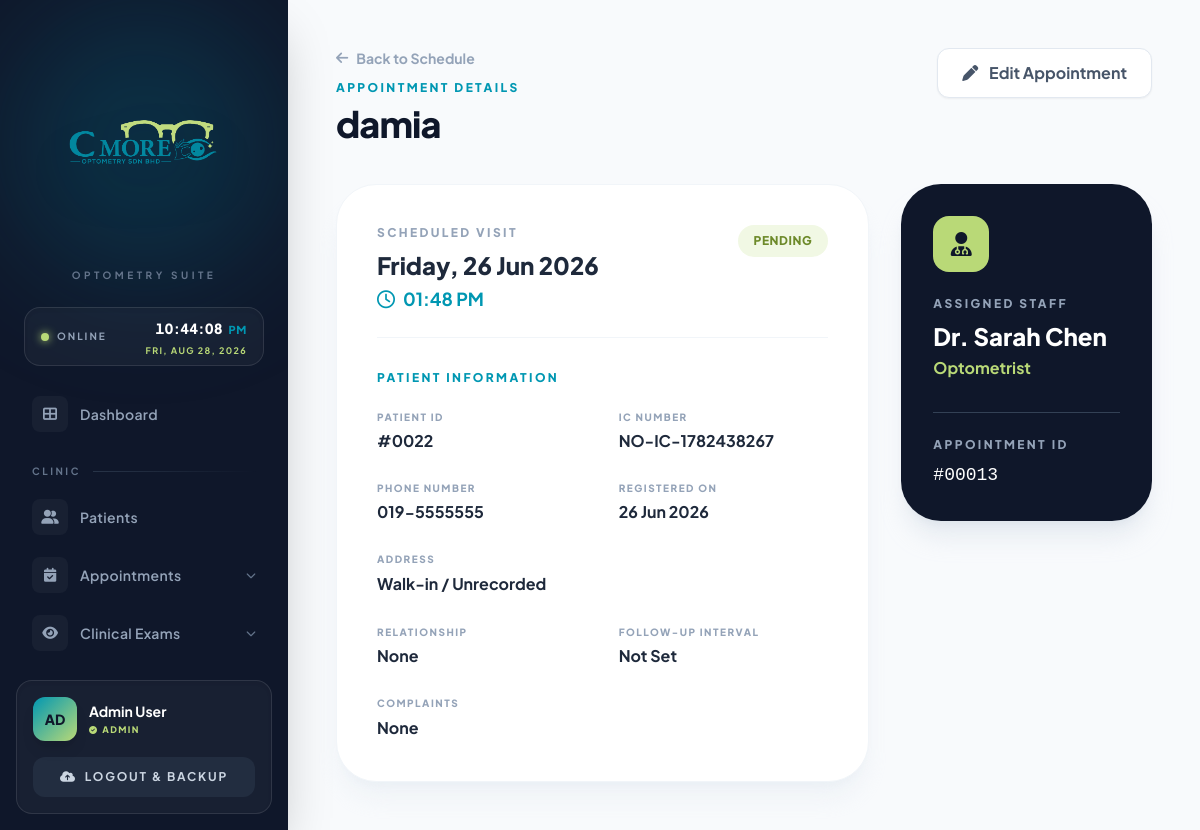
The page /appointment_view.php?id=13 (signed in) on the database as committed earlier.
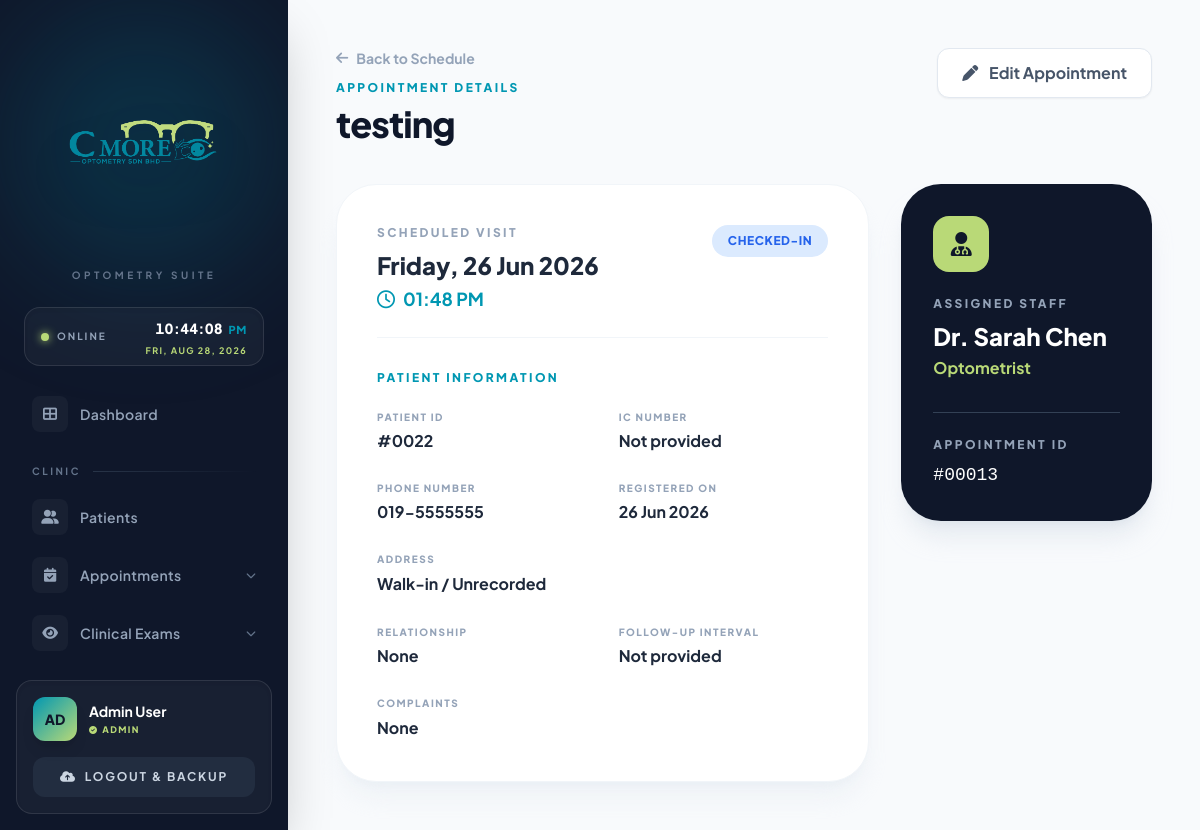
The same page on the database as committed later.
### tables this page shows
CREATE TABLE `appointment` (
  `APPOINTMENT_ID` int(11) NOT NULL AUTO_INCREMENT,
  `PATIENT_ID` int(11) NOT NULL,
  `STAFF_ID` int(11) NOT NULL,
  `APPOINTMENT_DATETIME` datetime NOT NULL,
  `STATUS` varchar(50) DEFAULT 'Scheduled',
  PRIMARY KEY (`APPOINTMENT_ID`),
  KEY `fk_appt_patient` (`PATIENT_ID`),
  KEY `fk_appt_staff` (`STAFF_ID`),
  CONSTRAINT `fk_appt_patient` FOREIGN KEY (`PATIENT_ID`) REFERENCES `patient` (`PATIENT_ID`) ON DELETE CASCADE,
  CONSTRAINT `fk_appt_staff` FOREIGN KEY (`STAFF_ID`) REFERENCES `user` (`USER_ID`) ON DELETE CASCADE
);

CREATE TABLE `patient` (
  `PATIENT_ID` int(11) NOT NULL AUTO_INCREMENT,
  `NAME` varchar(100) NOT NULL,
  `IC_NUMBER` varchar(20) DEFAULT NULL,
  `PHONE_NUMBER` varchar(20) DEFAULT NULL,
  `ADDRESS` text DEFAULT NULL,
  `REGISTRATION_DATE` date NOT NULL,
  `CONNECTION_RELATIONSHIP` varchar(100) DEFAULT NULL,
  `FOLLOW_UP_INTERVAL` varchar(50) DEFAULT NULL,
  `COMPLAINTS` text DEFAULT NULL,
  PRIMARY KEY (`PATIENT_ID`),
  UNIQUE KEY `IC_NUMBER` (`IC_NUMBER`)
);

CREATE TABLE `user` (
  `USER_ID` int(11) NOT NULL AUTO_INCREMENT,
  `NAME` varchar(100) NOT NULL,
  `EMAIL` varchar(100) NOT NULL,
  `PASSWORD` varchar(255) NOT NULL,
  `ROLE` varchar(50) NOT NULL,
  `FIRST_LOGIN_OTP` tinyint(1) DEFAULT 1,
  PRIMARY KEY (`USER_ID`),
  UNIQUE KEY `EMAIL` (`EMAIL`)
);

### appointment_view.php (the view, shortened to what the changed rows need)
<?php
include('config.php');
$id = isset($_GET['id']) ? mysqli_real_escape_string($conn, $_GET['id']) : '';
$sql = "SELECT A.*, P.NAME AS PATIENT_NAME, P.IC_NUMBER, P.PHONE_NUMBER, P.ADDRESS,
               P.REGISTRATION_DATE, P.CONNECTION_RELATIONSHIP, P.FOLLOW_UP_INTERVAL,
               P.COMPLAINTS, U.NAME AS STAFF_NAME, U.ROLE AS STAFF_ROLE
        FROM APPOINTMENT A
        JOIN PATIENT P ON A.PATIENT_ID = P.PATIENT_ID
        LEFT JOIN USER U ON A.STAFF_ID = U.USER_ID
        WHERE A.APPOINTMENT_ID = '$id'";
$res = mysqli_query($conn, $sql);
$appointment = $res ? mysqli_fetch_assoc($res) : null;
$status = (empty($appointment['STATUS']) || $appointment['STATUS'] === 'Scheduled')
    ? 'Pending'
    : $appointment['STATUS'];
if ($status === 'Completed') {
    $status_class = 'bg-slate-100 text-slate-500';
} elseif ($status === 'Checked-In') {
    $status_class = 'bg-blue-100 text-blue-600';
} elseif ($status === 'Cancelled') {
    $status_class = 'bg-red-100 text-red-600';
} else {
    $status_class = 'bg-[#B9D977]/20 text-[#6d8a2a]';
}
function display_value($value) {
    return !empty($value) ? htmlspecialchars($value) : 'Not provided';
}
?>
<!DOCTYPE html>
<html lang="en">
<head>
    <script src="https://cdn.tailwindcss.com"></script>
    <link rel="stylesheet" href="https://cdnjs.cloudflare.com/ajax/libs/font-awesome/6.0.0/css/all.min.css">
</head>
<body class="bg-[#f8fafc] flex min-h-screen text-slate-900">
    <?php include('sidebar.php'); ?>
    <main class="flex-1 ml-72 p-12">
        <header class="flex justify-between items-start mb-10">
            <div>
                <a href="appointment.php" class="text-slate-400 text-sm font-bold hover:text-[#0097B2] transition flex items-center mb-3">
                    <i class="fa-solid fa-arrow-left mr-2"></i> Back to Schedule
                </a>
                <p class="text-xs font-black uppercase tracking-[0.2em] text-[#0097B2]">Appointment Details</p>
                <h1 class="text-4xl font-extrabold text-slate-900 tracking-tight mt-2"><?php echo display_value($appointment['PATIENT_NAME']); ?></h1>
            </div>
        </header>
        <div class="grid grid-cols-1 lg:grid-cols-3 gap-8">
            <section class="lg:col-span-2 bg-white p-10 rounded-[2.5rem] border border-slate-100 shadow-xl shadow-slate-200/40">
                <div class="flex justify-between items-start border-b border-slate-100 pb-6 mb-8">
                    <div>
                        <p class="text-xs font-black uppercase tracking-[0.2em] text-slate-400">Scheduled Visit</p>
                        <p class="text-2xl font-extrabold text-slate-800 mt-2"><?php echo date('l, d M Y', strtotime($appointment['APPOINTMENT_DATETIME'])); ?></p>
                        <p class="text-lg font-bold text-[#0097B2] mt-1"><i class="fa-regular fa-clock mr-2"></i><?php echo date('h:i A', strtotime($appointment['APPOINTMENT_DATETIME'])); ?></p>
                    </div>
                    <span class="px-4 py-2 rounded-full text-xs font-black uppercase tracking-wider <?php echo $status_class; ?>"><?php echo htmlspecialchars($status); ?></span>
                </div>
                <h2 class="text-xs font-black uppercase tracking-[0.2em] text-[#0097B2] mb-6">Patient Information</h2>
                <div class="grid grid-cols-1 md:grid-cols-2 gap-x-8 gap-y-7">
                    <div><p class="field-label">Patient ID</p><p class="field-value">#<?php echo str_pad($appointment['PATIENT_ID'], 4, '0', STR_PAD_LEFT); ?></p></div>
                    <div><p class="field-label">IC Number</p><p class="field-value"><?php echo display_value($appointment['IC_NUMBER']); ?></p></div>
                    <div><p class="field-label">Phone Number</p><p class="field-value"><?php echo display_value($appointment['PHONE_NUMBER']); ?></p></div>
                    <div><p class="field-label">Registered On</p><p class="field-value"><?php echo !empty($appointment['REGISTRATION_DATE']) ? date('d M Y', strtotime($appointment['REGISTRATION_DATE'])) : 'Not provided'; ?></p></div>
                    <div class="md:col-span-2"><p class="field-label">Address</p><p class="field-value leading-relaxed"><?php echo display_value($appointment['ADDRESS']); ?></p></div>
                    <div><p class="field-label">Relationship</p><p class="field-value"><?php echo display_value($appointment['CONNECTION_RELATIONSHIP']); ?></p></div>
                    <div><p class="field-label">Follow-Up Interval</p><p class="field-value"><?php echo display_value($appointment['FOLLOW_UP_INTERVAL']); ?></p></div>
                    <div class="md:col-span-2"><p class="field-label">Complaints</p><p class="field-value leading-relaxed"><?php echo display_value($appointment['COMPLAINTS']); ?></p></div>
                </div>
            </section>
            <aside class="bg-slate-900 text-white p-8 rounded-[2.5rem] shadow-xl shadow-slate-300/40 h-fit">
                <div class="w-14 h-14 rounded-2xl bg-[#B9D977] text-slate-900 flex items-center justify-center text-2xl mb-6"><i class="fa-solid fa-user-doctor"></i></div>
                <p class="text-xs font-black uppercase tracking-[0.2em] text-slate-400">Assigned Staff</p>
                <h2 class="text-2xl font-extrabold mt-2"><?php echo display_value($appointment['STAFF_NAME']); ?></h2>
                <p class="text-[#B9D977] font-bold mt-1"><?php echo display_value($appointment['STAFF_ROLE']); ?></p>
                <div class="border-t border-slate-700 mt-8 pt-6">
                    <p class="text-xs font-black uppercase tracking-[0.2em] text-slate-400">Appointment ID</p>
                    <p class="font-mono text-lg mt-2">#<?php echo str_pad($appointment['APPOINTMENT_ID'], 5, '0', STR_PAD_LEFT); ?></p>
                </div>
            </aside>
        </div>
    </main>
</body>
</html>

Rows that differ between the two databases and show on the page:
changed appointment "01:48 PM": PATIENT_ID.NAME "damia" → "testing"; STATUS "PENDING" → "CHECKED-IN"; PATIENT_ID.IC_NUMBER "NO-IC-1782438267" → "Not provided"; PATIENT_ID.FOLLOW_UP_INTERVAL "Not Set" → "Not provided"
